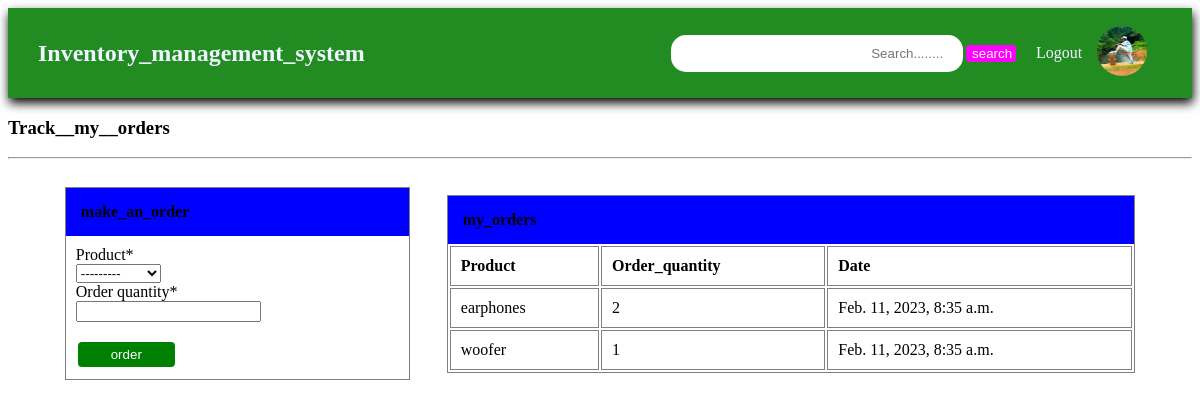
Screenshot of /orders/ (signed in) with the database file from the repository.
### dashboard/models.py (models this page shows, shortened)
class Profile(models.Model):
    staff = models.OneToOneField(User,on_delete=models.CASCADE)
    address = models.CharField(max_length=200)
    phone = models.CharField(max_length=12)
    image=models.ImageField(default='rename.jpg',upload_to='profile_images')

class Order(models.Model):
    product =models.ForeignKey(Product,on_delete=models.CASCADE)
    order_quantity = models.PositiveIntegerField()
    staff = models.ForeignKey(User,on_delete=models.CASCADE)
    date=models.DateTimeField(auto_now_add=True)

class Product(models.Model):
    name=models.CharField(max_length=30)
    category=models.CharField(max_length=20,choices=CATEGORY,default='Food')
    quantity=models.PositiveIntegerField()
    def __str__(self):
        return f'{self.name}'

### dashboard/views.py (the view)
# urls.py: path('orders/', Orders,name='Orders'),
@login_required
def Orders(request):
    allorders= Order.objects.all()
    if request.method == 'POST':
        form=orderform(request.POST)
        if form.is_valid():
            instance=form.save(commit=False)
            instance.staff = request.user
            instance.save()
            return redirect('Orders')
    else:
        form=orderform()
    context={
        'allorders':allorders,
        'form':form,
    }
    return render(request,'orders.html',context)

### dashboard/forms.py
class orderform(forms.ModelForm):
    class Meta:
        model = Order
        fields = ['product','order_quantity']

### Templates/orders.html (shortened to what this page needs)
{% extends 'base.html' %}
{% load crispy_forms_tags %}
{%load static%}
{%block content%}
{%if user.is_superuser%}
<h3>Manage__All__Orders</h3>
{%else%}
<h3>Track__my__orders</h3>
{%endif%}
    <hr>
<section id="dashboard">
    {%if user.is_superuser%}
    {%else%}
    <section id="info">
        <h4>make_an_order</h4>
        <form method="POST" style="margin: 10px;">
            {{form|crispy}}
            <br>
            <button type="submit" style="background-color: green;margin: 2px;
            border: none;padding: 5px;width: 30%;color: white;border-radius: 4px;">order</button>
        </form>
    </section>
    {%endif%}
    <section id="stats">
        <h4>my_orders</h4>
        <table style="width: 100%;">
        <tr><td><b>Product</b></td><td><b>Order_quantity</b></td>{%if user.is_superuser%}<td><b>Order_by</b></td><td><b>Email</b></td>{%endif%}<td><b>Date</b></td> </tr>
        {% for order in allorders %}
        {%if user.is_superuser or order.staff == user%}
        <tr><td>{{order.product}}</td>
            <td>{{order.order_quantity}}</td>
            <td>{{order.date}}</td>
        </tr>
        {% endif %}
        {%endfor%}
    </table>
</section>
</section>
{%endblock content%}

### Templates/navbar.html (shortened to what this page needs)
<!DOCTYPE html>
<html lang="en">
<head>
</head>
<body>
    <section id="header">
        <a href="{% url 'home' %}"><h3>Inventory_management_system</h3></a>
        <ul>
            {%if user.is_authenticated %}
            <li>
                <form action="{% url 'search'%}" method="get" style="display: flex;width: 350px;justify-content:baseline;
                align-items: baseline;">
                    <input type="text" name="query" placeholder="Search........" style="height:35px;width: 270px;
                    border-radius: 15px;text-align: right;border: none;padding-right: 20px;">
                    <button type="submit" style="background-color: fuchsia;
                    border: none;width: 50px;color: white;border-radius: 4px;margin-left: 3px;">search</button>
                </form>
            </li>
            <a href="{% url 'logout'%}"><li>Logout</li></a>
            <a href="{% url 'profile'%}"><li><img src="{{request.user.profile.image.url}}" style="height: 50px;width: 50px;border-radius: 25px;"></li></a>
            {%else%}
            <a href="{% url 'register'%}"><li>Register</li></a>
            <a href="{% url 'login'%}"><li>Login</li></a>
            {%endif%}
        </ul>
    </section>
</body>
</html>

### dashboard/static/style.css (style rules this page uses)
#header { display: flex;align-items: center; justify-content: space-between;padding:2px 30px; background-color: forestgreen; box-shadow: 1px 5px 10px rgba(0, 0, 0.05);color: white; }
#header a { color: aliceblue;text-decoration: none; }
#header h3 { font-size: x-large; }
#header ul { display: flex;width: 45%;justify-content:space-evenly;align-items: center; }
#header ul li { list-style: none;padding: auto;; }
#dashboard { padding: 20px;display: flex;justify-content: space-evenly;align-items: center; }
#info { border: 1px solid grey;width: 30%; }
#dashboard h4 { background-color: blue;top: 0;margin: 0;padding: 15px; }
#stats { border: 1px solid grey;width: 60%;align-items: center; justify-content: space-evenly; }
#products table,tr,th,td { border-collapse: collapse;border: 1px solid grey;padding: 10px; }
#profile1 table,td,th,tr { border-collapse: collapse;border: 1px solid grey; }

### rows the page displays
Order: product "earphones", order_quantity "2", date "Feb. 11, 2023, 8:35 a.m."
Order: product "woofer", order_quantity "1", date "Feb. 11, 2023, 8:35 a.m."
